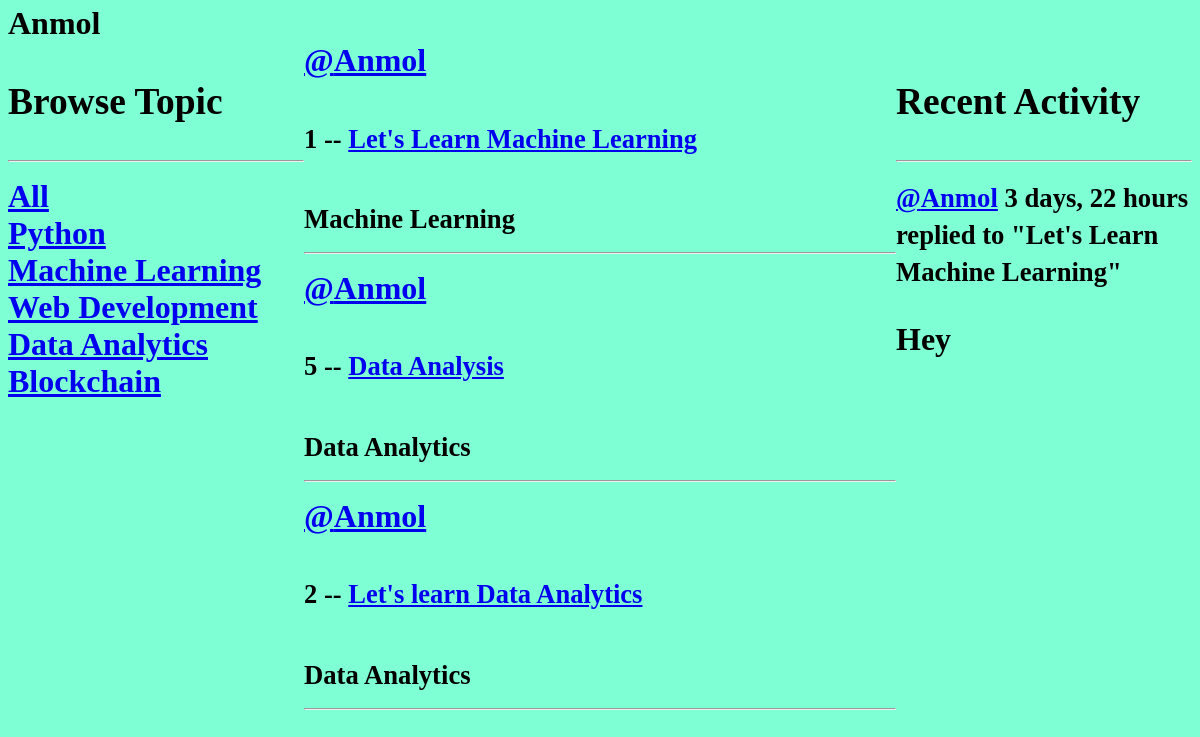
The page /profile/1 (lower part) on the database as committed earlier.
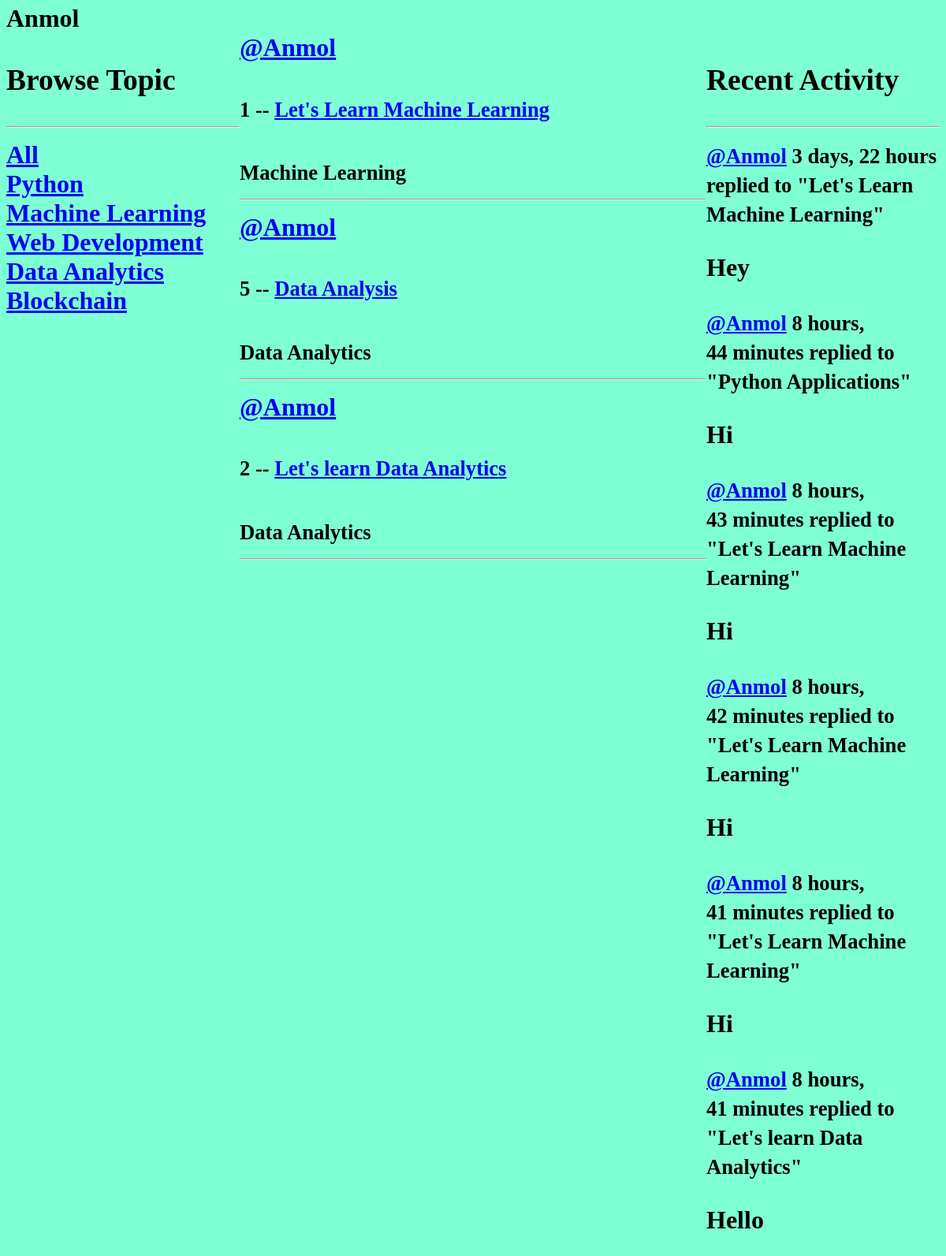
The same page on the database as committed later.
### home/models.py (models this page shows)
class Topic(models.Model):
    name=models.CharField(max_length=200)
    def __str__(self) -> str:
        return self.name

class Room(models.Model):
    host=models.ForeignKey(User,on_delete=models.SET_NULL,null=True)
    topic=models.ForeignKey(Topic,on_delete=models.SET_NULL,null=True)
    name=models.CharField(max_length=200)
    description=models.TextField(null=True,blank=True)
    participants=models.ManyToManyField(User,related_name="participants",blank=True)
    updated = models.DateTimeField(auto_now=True)
    created=models.DateTimeField(auto_now_add=True)
    class Meta:
        ordering=["-updated","-created"]
    def __str__(self) -> str:
        return self.name

class Message(models.Model):
    user=models.ForeignKey(User,on_delete=models.CASCADE)
    room=models.ForeignKey(Room,on_delete=models.CASCADE)
    body=models.TextField()
    updated = models.DateTimeField(auto_now=True)
    created=models.DateTimeField(auto_now_add=True)
    def __str__(self) -> str:
        return self.body[0:50]

### home/views.py (the view)
# urls.py: path("profile/<str:pk>",userProfile,name="userprofile"),
def userProfile(request, pk):
    user = User.objects.get(id=pk)
    rooms = user.room_set.all()
    Topics=Topic.objects.all()
    room_messages = Message.objects.filter(user=user)
    context = {"user": user,"rooms":rooms,"room_messages":room_messages,"Topics":Topics}
    return render(request, "home/profile.html", context)

### home/templates/home/profile.html (shortened to what this page needs)
{% extends "main.html" %}
{% block content %}
<h1>
    {{ user.username }}
    <div class="profile-container">
        <div>
           {% include "home/topics_component.html" %}
        </div>
        <div>
            {% include "home/feed_component.html" %}
        </div>
        <div>
            {% include "home/activity_component.html" %}
        </div>
    </div>
</h1>
{% endblock %}

### home/templates/home/topics_component.html
<h3>Browse Topic</h3>
        <hr>
        <div>
            <a href="{% url 'home' %}">All</a>
        </div>
        {% for topic in Topics %}
            <div>
                <a href="{% url 'home' %}?q={{topic.name}}">{{ topic.name }}</a>
            </div>
        {% endfor %}

### home/templates/home/feed_component.html (shortened to what this page needs)
{% for room in rooms %}
<div>
    {% if room.host %}
        <a href="{% url 'userprofile' room.host.id %}">@{{ room.host.username }}</a>
    {% else %}
        No host
    {% endif %}
    <h5>{{ room.id }} -- <a href="{% url 'room' room.id %}">{{ room.name }}</a></h5>
    <small>{{ room.topic }}</small>
</div>
<hr>
{% endfor %}

### home/templates/home/activity_component.html (shortened to what this page needs)
<h3>Recent Activity</h3>
<hr>
{% for message in room_messages %}
<div>
    <small>
        <a href="{% url 'userprofile' message.user.id %}">@{{ message.user }}</a> {{ message.created | timesince }}
    </small>
    <small>
        replied to "{{ message.room }}"
    </small>
    <p>{{ message }} </p>
</div>
{% endfor %}

Rows that differ between the two databases and show on the page:
added Message: user "Anmol", created "8 hours, 44 minutes", room "Python Applications", body "Hi"
added Message: user "Anmol", created "8 hours, 43 minutes", room "Let's Learn Machine Learning", body "Hi"
added Message: user "Anmol", created "8 hours, 42 minutes", room "Let's Learn Machine Learning", body "Hi"
added Message: user "Anmol", created "8 hours, 41 minutes", room "Let's Learn Machine Learning", body "Hi"
added Message: user "Anmol", created "8 hours, 41 minutes", room "Let's learn Data Analytics", body "Hello"
